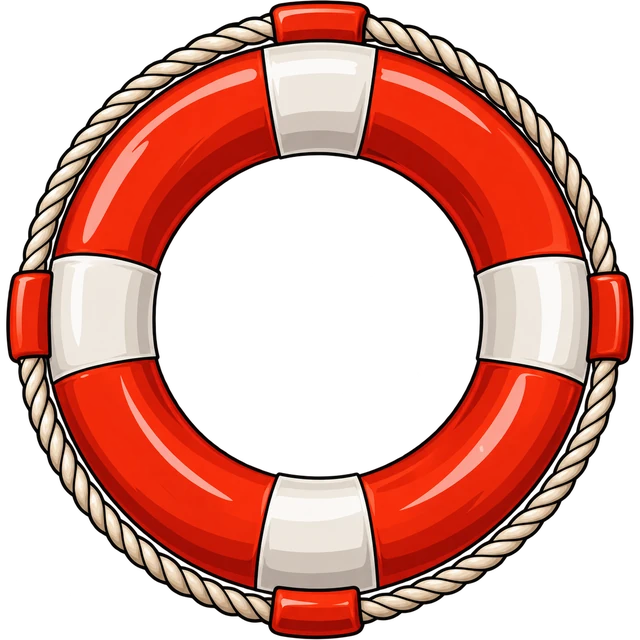
#> input picture skull-toss/src/art/rings/hoop.webp, 640 x 640 px
$ python prepare.py ../rings/hoop.webp
#> lines starting #> are read from the running program, lines starting #| are printed output that depends on the picture; after the words box and inside, x2 and y2 are one past the last pixel; in counts of white or black regions, pixels touching at a corner belong together
#!/usr/bin/env python3
"""Prepare the moon artwork:  python3 src/art/moon/prepare.py <your-moon.png|webp>

Takes a moon drawing on a transparent (or plain white) background and writes moon.webp and moon.json beside
this script. moon.json records where the moon's round disc sits in the picture (centre and radius), so the
game can put the disc exactly where its moon goes and let anything beyond the disc — a telescope, a nightcap —
hang out over the sky. Rebuild afterwards (python3 src/build.py) and the new moon is in."""
import json, pathlib, sys
import numpy as np
from PIL import Image
from scipy import ndimage

TARGET_R = 240          # disc radius in the saved picture, in pixels: sharp up to a 2x display with room to spare
here = pathlib.Path(__file__).parent
if len(sys.argv) < 2: sys.exit(__doc__)
im = Image.open(sys.argv[1]).convert("RGBA")
#> im is the input picture: PIL image 640x640 RGBA; mean R, G, B, A 100.8, 49.1, 39.9, 129.9
a = np.array(im).astype(np.float32)
rgb, al = a[..., :3], a[..., 3]
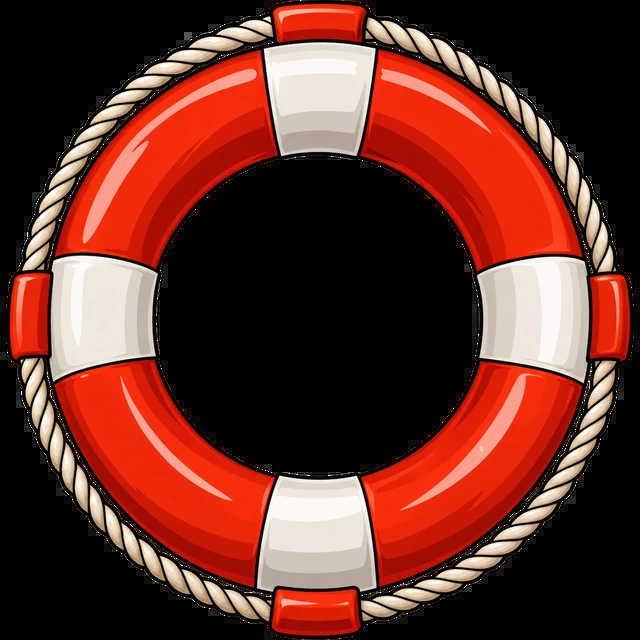
#> rgb: shape (640, 640, 3) float32; mean R, G, B 100.8, 49.1, 39.9

# 1. A picture with no transparency gets its white background keyed out: flood in from the border over
#    near-white paper, then let the anti-aliased rim fade out instead of leaving a pale halo on the dark sky.
if (al > 250).mean() > 0.995:
    paper = (rgb.min(axis=2) > 232) & (np.ptp(rgb, axis=2) < 20)
    lab, _ = ndimage.label(paper)
    edge = np.unique(np.concatenate([lab[0], lab[-1], lab[:, 0], lab[:, -1]]))
    bg = np.isin(lab, edge[edge > 0])
    rim = ndimage.binary_dilation(bg, iterations=3) & ~bg
    keep = 1 - rgb.min(axis=2) / 255.0          # ink over white: how much ink is in this pixel
    al = np.where(bg, 0, np.where(rim, np.clip(keep * 255 * 1.4, 0, 255), 255))
    rgb = np.where(rim[..., None], np.clip((rgb - 255 * (1 - al[..., None] / 255)) / np.maximum(al[..., None] / 255, 1e-3), 0, 255), rgb)

# 2. Pinholes: any see-through patch not connected to the outside was a mistake in the cut-out. Fill it.
clear = al < 128
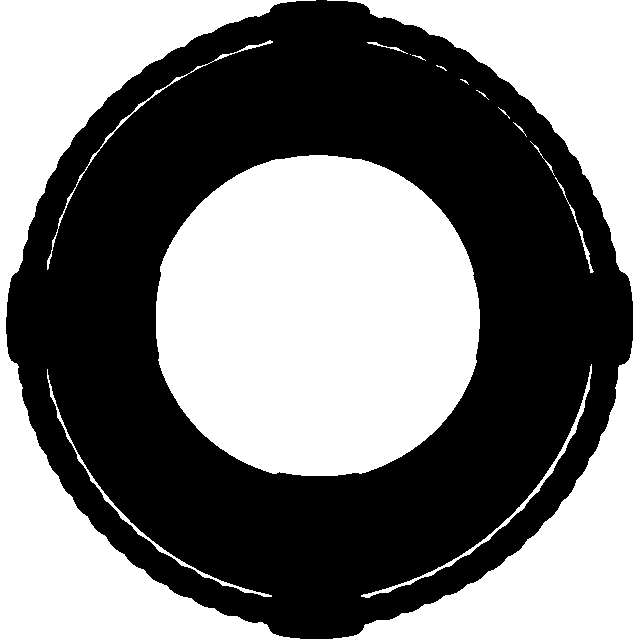
#> clear: shape (640, 640) bool; 48.7% white; 15 white regions (3 under 20 px), largest, box (x1, y1, x2, y2) and area: (0, 0, 640, 640) 112665, (156, 155, 480, 476) 83434, (361, 364, 592, 598) 1236
lab, n = ndimage.label(clear)
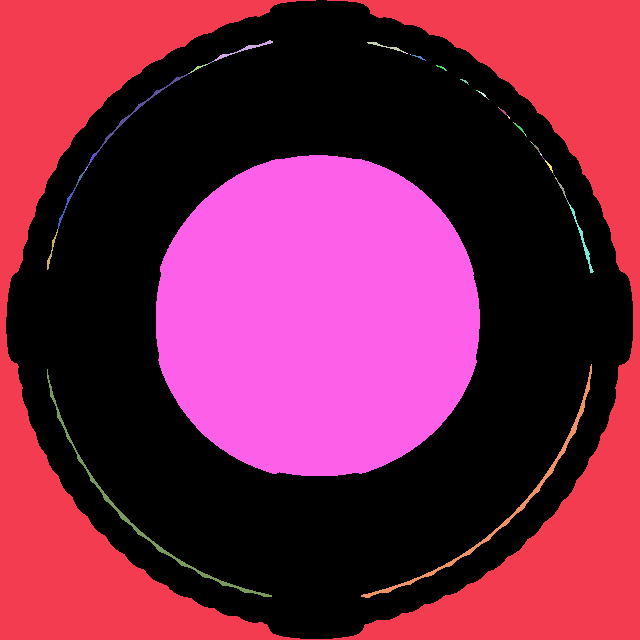
#> lab: shape (640, 640) int32; 59 distinct labels, from 0 to 58; one colour per label, 0 black
#> n = 58
edge = set(np.unique(np.concatenate([lab[0], lab[-1], lab[:, 0], lab[:, -1]])).tolist())
#> edge = 2 items
for i in range(1, n + 1):
    if i in edge: continue
    hole = lab == i
    around = ndimage.binary_dilation(hole, iterations=3) & ~hole & (al >= 200)
    colour = np.median(rgb[around], axis=0) if around.any() else np.array([20, 16, 14])
    grow = ndimage.binary_dilation(hole, iterations=1)
    rgb[hole] = colour; al[grow] = 255
#> this loop made 58 passes
#> colour on passes 2 to 13: [10, 2, 0], [9, 2, 0], [9, 0.5, 0], [7, 1, 0], [10, 2, 0], [10, 1, 0], [12, 3, 0], [11, 2, 0], [11, 1.5, 0], [11, 1.75, 0], [10, 2, 0], [11, 1.75, 0]
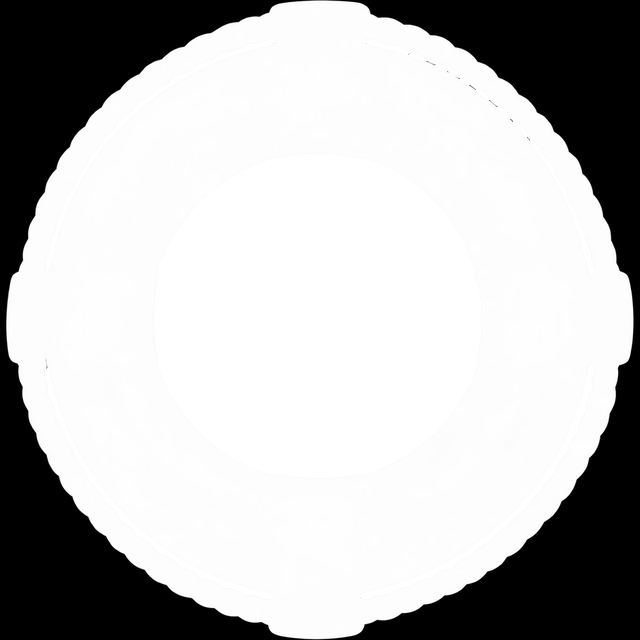
#> al: shape (640, 640) float32; min 0, max 255, mean 183.9
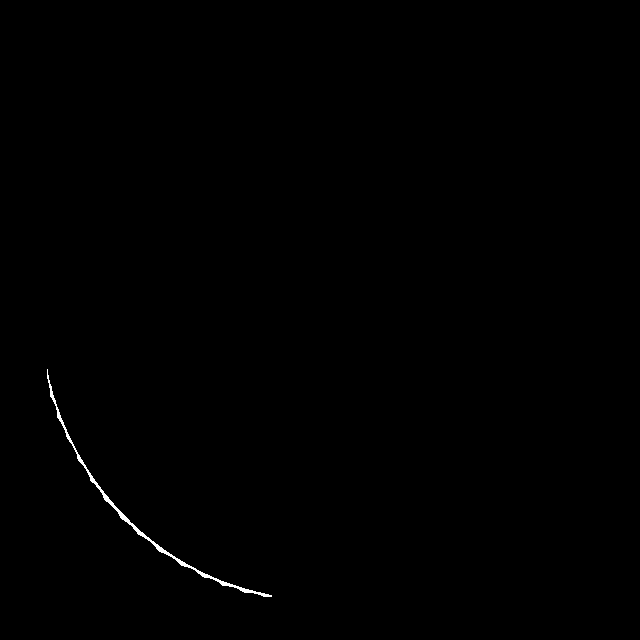
#> hole: shape (640, 640) bool; 0.25% white; 1 white region, box (x1, y1, x2, y2) and area: (47, 369, 272, 597) 1005

# 3. Find the disc: the drawing's outer edge is mostly one big circle plus whatever sticks out of it, so
#    try circles through random triples of edge points, keep the one most of the edge agrees with, then refine.
solid = al >= 128
#> solid: shape (640, 640) bool; 72.5% white; 1 black region, box (x1, y1, x2, y2) and area: (0, 0, 640, 640) 112665
solid = ndimage.binary_opening(solid, iterations=2)            # stray specks do not count as edge
#> solid: shape (640, 640) bool; 72.5% white; 1 black region, box (x1, y1, x2, y2) and area: (0, 0, 640, 640) 112672
ys, xs = np.nonzero(solid)
H, W = solid.shape
#> H = 640; W = 640
edge = solid & ndimage.binary_dilation(~solid)
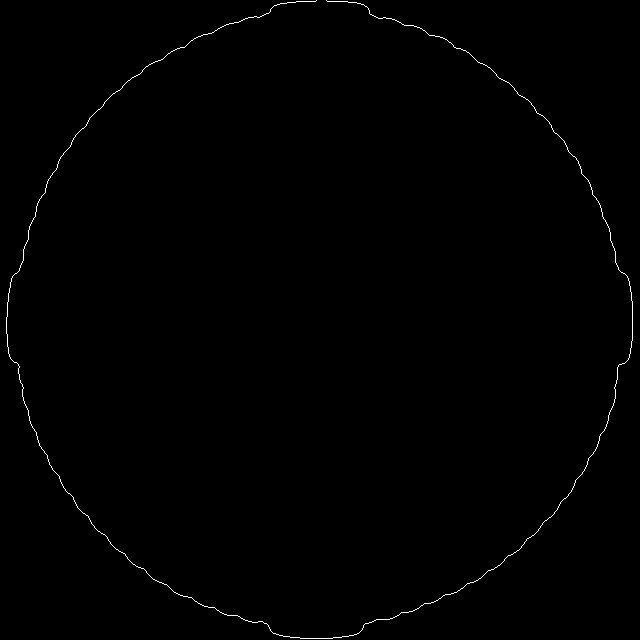
#> edge: shape (640, 640) bool; 0.43% white in thin lines or dots
ey, ex = np.nonzero(edge)
#> ey = 1764 values from 0 to 638; ex = 1764 values, max 632 at index 837, min 6 at index 868, mean 318.7
ex, ey = ex.astype(float), ey.astype(float)
def circle(px, py):
    A = np.c_[2 * px, 2 * py, np.ones(len(px))]
    s, *_ = np.linalg.lstsq(A, px ** 2 + py ** 2, rcond=None)
    return s[0], s[1], float(np.sqrt(max(s[2] + s[0] ** 2 + s[1] ** 2, 0)))
rng = np.random.default_rng(7)
tol = max(H, W) * 0.004
#> tol = 2.56
best, cx, cy, r = -1, 0, 0, 0
for _ in range(1500):
    i = rng.choice(len(ex), 3, replace=False)
    (x1, x2, x3), (y1, y2, y3) = ex[i], ey[i]
    d = 2 * (x1 * (y2 - y3) + x2 * (y3 - y1) + x3 * (y1 - y2))
    if abs(d) < 1e-6: continue
    ux = ((x1 * x1 + y1 * y1) * (y2 - y3) + (x2 * x2 + y2 * y2) * (y3 - y1) + (x3 * x3 + y3 * y3) * (y1 - y2)) / d
    uy = ((x1 * x1 + y1 * y1) * (x3 - x2) + (x2 * x2 + y2 * y2) * (x1 - x3) + (x3 * x3 + y3 * y3) * (x2 - x1)) / d
    rr = np.hypot(x1 - ux, y1 - uy)
    if rr < min(H, W) * 0.15 or rr > max(H, W): continue
    n = int((np.abs(np.hypot(ex - ux, ey - uy) - rr) < tol).sum())
    if n > best: best, cx, cy, r = n, ux, uy, rr
#> this loop made 1500 passes
#> (i, x1, x2, x3, y1, y2, y3, d) on passes 1, 2, 5: ([1664, 1102, 1206], 268, 35, 61, 626, 431, 483, -14092), ([1469, 397, 1366], 460, 118, 125, 589, 90, 554, -310390), ([602, 534, 1438], 590, 64, 477, 185, 152, 580, -422998)
#> (i, x1, x2, x3, y1, y2, y3, d) on passes 3, 4, 6, 7, 8, 9: ([1540, 1609, 502], 422, 391, 75, 605, 618, 136, 38100), ([231, 1406, 1447], 198, 494, 471, 36, 568, 582, 32760), ([449, 785, 1746], 95, 626, 315, 112, 275, 638, 486892), ([1026, 975, 898], 22, 617, 6, 393, 367, 332, -73422), ([1396, 1097, 1234], 137, 605, 567, 566, 428, 496, 53160), ([1490, 379, 821], 448, 506, 631, 594, 81, 293, 152842)
for _ in range(3):                                           # refine on the points that sit on the circle
    on = np.abs(np.hypot(ex - cx, ey - cy) - r) < tol
    cx, cy, r = circle(ex[on], ey[on])
res = np.hypot(ex[on] - cx, ey[on] - cy) - r
print(f"disc: centre ({cx:.1f}, {cy:.1f}), radius {r:.1f}px; {on.mean() * 100:.0f}% of the outline is the disc "
      f"(fit within {np.sqrt((res ** 2).mean()):.1f}px), the rest overhangs")
#| disc: centre (317.8, 320.4), radius 304.3px; 65% of the outline is the disc (fit within 1.2px), the rest overhangs

# 4. Crop to the drawing, scale so the disc is TARGET_R across the radius, save.
out = Image.fromarray(np.dstack([rgb, al]).clip(0, 255).astype(np.uint8), "RGBA")
x0, x1, y0, y1 = xs.min(), xs.max() + 1, ys.min(), ys.max() + 1
pad = int(r * 0.03)
x0, y0, x1, y1 = max(0, x0 - pad), max(0, y0 - pad), min(W, x1 + pad), min(H, y1 + pad)
k = TARGET_R / r
out = out.crop((x0, y0, x1, y1)).resize((round((x1 - x0) * k), round((y1 - y0) * k)), Image.LANCZOS)
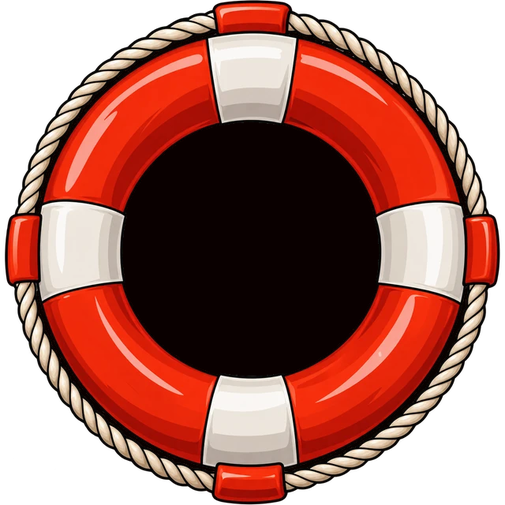
#> out: PIL image 505x505 RGBA; mean R, G, B, A 101.3, 48, 38.9, 183.9; transparent parts drawn white
out.save(here / "moon.webp", "WEBP", quality=90, method=6, alpha_quality=100)
w, h = out.size
meta = {"cx": round(float((cx - x0) * k / w), 4), "cy": round(float((cy - y0) * k / h), 4), "r": round(float(r * k / w), 4)}
(here / "moon.json").write_text(json.dumps(meta))
#> (the run stopped early here; a loop or call above may not have finished)
